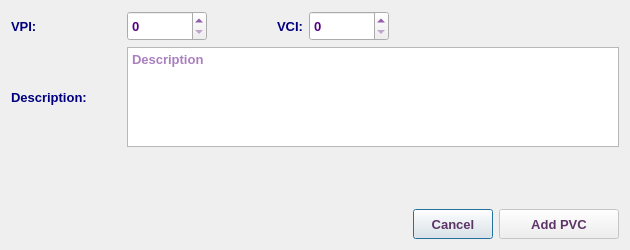
<?xml version="1.0" encoding="UTF-8"?>
<ui version="4.0">
 <class>AddPvcRefDialog</class>
 <widget class="QDialog" name="AddPvcRefDialog">
  <property name="windowModality">
   <enum>Qt::NonModal</enum>
  </property>
  <property name="geometry">
   <rect>
    <x>0</x>
    <y>0</y>
    <width>630</width>
    <height>250</height>
   </rect>
  </property>
  <property name="sizePolicy">
   <sizepolicy hsizetype="Fixed" vsizetype="Fixed">
    <horstretch>0</horstretch>
    <verstretch>0</verstretch>
   </sizepolicy>
  </property>
  <property name="minimumSize">
   <size>
    <width>630</width>
    <height>250</height>
   </size>
  </property>
  <property name="maximumSize">
   <size>
    <width>631</width>
    <height>251</height>
   </size>
  </property>
  <property name="font">
   <font>
    <family>Tahoma</family>
    <pointsize>10</pointsize>
   </font>
  </property>
  <property name="windowTitle">
   <string>Add New PVC Reference</string>
  </property>
  <property name="windowIcon">
   <iconset resource="../../../../image.qrc">
    <normaloff>:/Image/add.png</normaloff>:/Image/add.png</iconset>
  </property>
  <layout class="QVBoxLayout" name="verticalLayout_4">
   <item>
    <layout class="QHBoxLayout" name="horizontalLayout">
     <item>
      <widget class="QLabel" name="label">
       <property name="minimumSize">
        <size>
         <width>110</width>
         <height>30</height>
        </size>
       </property>
       <property name="maximumSize">
        <size>
         <width>110</width>
         <height>30</height>
        </size>
       </property>
       <property name="font">
        <font>
         <family>Tahoma</family>
         <pointsize>10</pointsize>
         <weight>75</weight>
         <bold>true</bold>
        </font>
       </property>
       <property name="styleSheet">
        <string notr="true">color: rgb(0, 0, 127);</string>
       </property>
       <property name="text">
        <string>VPI:</string>
       </property>
       <property name="alignment">
        <set>Qt::AlignLeading|Qt::AlignLeft|Qt::AlignVCenter</set>
       </property>
      </widget>
     </item>
     <item>
      <widget class="QSpinBox" name="vpiSB">
       <property name="minimumSize">
        <size>
         <width>80</width>
         <height>30</height>
        </size>
       </property>
       <property name="maximumSize">
        <size>
         <width>80</width>
         <height>30</height>
        </size>
       </property>
       <property name="font">
        <font>
         <family>Tahoma</family>
         <pointsize>10</pointsize>
         <weight>75</weight>
         <bold>true</bold>
        </font>
       </property>
       <property name="styleSheet">
        <string notr="true">color: rgb(85, 0, 127);</string>
       </property>
       <property name="maximum">
        <number>4096</number>
       </property>
      </widget>
     </item>
     <item>
      <widget class="QLabel" name="label_2">
       <property name="minimumSize">
        <size>
         <width>90</width>
         <height>30</height>
        </size>
       </property>
       <property name="maximumSize">
        <size>
         <width>90</width>
         <height>30</height>
        </size>
       </property>
       <property name="font">
        <font>
         <family>Tahoma</family>
         <pointsize>10</pointsize>
         <weight>75</weight>
         <bold>true</bold>
        </font>
       </property>
       <property name="styleSheet">
        <string notr="true">color: rgb(0, 0, 127);</string>
       </property>
       <property name="text">
        <string>VCI:</string>
       </property>
       <property name="alignment">
        <set>Qt::AlignRight|Qt::AlignTrailing|Qt::AlignVCenter</set>
       </property>
      </widget>
     </item>
     <item>
      <widget class="QSpinBox" name="vciSB">
       <property name="minimumSize">
        <size>
         <width>80</width>
         <height>30</height>
        </size>
       </property>
       <property name="maximumSize">
        <size>
         <width>80</width>
         <height>30</height>
        </size>
       </property>
       <property name="font">
        <font>
         <family>Tahoma</family>
         <pointsize>10</pointsize>
         <weight>75</weight>
         <bold>true</bold>
        </font>
       </property>
       <property name="styleSheet">
        <string notr="true">color: rgb(85, 0, 127);</string>
       </property>
       <property name="maximum">
        <number>4096</number>
       </property>
      </widget>
     </item>
     <item>
      <spacer name="horizontalSpacer_5">
       <property name="font">
        <font>
         <family>Tahoma</family>
         <pointsize>10</pointsize>
        </font>
       </property>
       <property name="orientation">
        <enum>Qt::Horizontal</enum>
       </property>
       <property name="sizeHint" stdset="0">
        <size>
         <width>40</width>
         <height>20</height>
        </size>
       </property>
      </spacer>
     </item>
    </layout>
   </item>
   <item>
    <layout class="QHBoxLayout" name="horizontalLayout_8">
     <item>
      <widget class="QLabel" name="label_8">
       <property name="minimumSize">
        <size>
         <width>110</width>
         <height>50</height>
        </size>
       </property>
       <property name="maximumSize">
        <size>
         <width>110</width>
         <height>50</height>
        </size>
       </property>
       <property name="font">
        <font>
         <family>Tahoma</family>
         <pointsize>10</pointsize>
         <weight>75</weight>
         <bold>true</bold>
        </font>
       </property>
       <property name="styleSheet">
        <string notr="true">color: rgb(0, 0, 127);</string>
       </property>
       <property name="text">
        <string>Description:</string>
       </property>
      </widget>
     </item>
     <item>
      <widget class="QTextEdit" name="descTE">
       <property name="minimumSize">
        <size>
         <width>300</width>
         <height>100</height>
        </size>
       </property>
       <property name="maximumSize">
        <size>
         <width>800</width>
         <height>100</height>
        </size>
       </property>
       <property name="font">
        <font>
         <family>Tahoma</family>
         <pointsize>10</pointsize>
         <weight>75</weight>
         <bold>true</bold>
        </font>
       </property>
       <property name="styleSheet">
        <string notr="true">color: rgb(85, 0, 127);</string>
       </property>
       <property name="placeholderText">
        <string>Description</string>
       </property>
      </widget>
     </item>
    </layout>
   </item>
   <item>
    <spacer name="verticalSpacer">
     <property name="font">
      <font>
       <family>Tahoma</family>
       <pointsize>10</pointsize>
      </font>
     </property>
     <property name="orientation">
      <enum>Qt::Vertical</enum>
     </property>
     <property name="sizeHint" stdset="0">
      <size>
       <width>20</width>
       <height>40</height>
      </size>
     </property>
    </spacer>
   </item>
   <item>
    <layout class="QHBoxLayout" name="horizontalLayout_10">
     <item>
      <spacer name="horizontalSpacer_9">
       <property name="font">
        <font>
         <family>Tahoma</family>
         <pointsize>10</pointsize>
        </font>
       </property>
       <property name="orientation">
        <enum>Qt::Horizontal</enum>
       </property>
       <property name="sizeHint" stdset="0">
        <size>
         <width>40</width>
         <height>20</height>
        </size>
       </property>
      </spacer>
     </item>
     <item>
      <widget class="QPushButton" name="CancelBtn">
       <property name="sizePolicy">
        <sizepolicy hsizetype="Preferred" vsizetype="Preferred">
         <horstretch>0</horstretch>
         <verstretch>0</verstretch>
        </sizepolicy>
       </property>
       <property name="minimumSize">
        <size>
         <width>80</width>
         <height>30</height>
        </size>
       </property>
       <property name="maximumSize">
        <size>
         <width>150</width>
         <height>30</height>
        </size>
       </property>
       <property name="font">
        <font>
         <family>Tahoma</family>
         <pointsize>10</pointsize>
         <weight>75</weight>
         <bold>true</bold>
        </font>
       </property>
       <property name="styleSheet">
        <string notr="true">color: rgb(92, 53, 102);</string>
       </property>
       <property name="text">
        <string>Cancel</string>
       </property>
      </widget>
     </item>
     <item>
      <widget class="QPushButton" name="okBtn">
       <property name="enabled">
        <bool>false</bool>
       </property>
       <property name="sizePolicy">
        <sizepolicy hsizetype="Preferred" vsizetype="Preferred">
         <horstretch>0</horstretch>
         <verstretch>0</verstretch>
        </sizepolicy>
       </property>
       <property name="minimumSize">
        <size>
         <width>120</width>
         <height>30</height>
        </size>
       </property>
       <property name="maximumSize">
        <size>
         <width>150</width>
         <height>30</height>
        </size>
       </property>
       <property name="font">
        <font>
         <family>Tahoma</family>
         <pointsize>10</pointsize>
         <weight>75</weight>
         <bold>true</bold>
        </font>
       </property>
       <property name="styleSheet">
        <string notr="true">color: rgb(92, 53, 102);</string>
       </property>
       <property name="text">
        <string>Add PVC</string>
       </property>
       <property name="icon">
        <iconset resource="../../../../image.qrc">
         <normaloff>:/Image/add.png</normaloff>:/Image/add.png</iconset>
       </property>
       <property name="iconSize">
        <size>
         <width>20</width>
         <height>20</height>
        </size>
       </property>
      </widget>
     </item>
    </layout>
   </item>
  </layout>
 </widget>
 <tabstops>
  <tabstop>vpiSB</tabstop>
  <tabstop>vciSB</tabstop>
  <tabstop>descTE</tabstop>
  <tabstop>okBtn</tabstop>
  <tabstop>CancelBtn</tabstop>
 </tabstops>
 <resources>
  <include location="../../../../image.qrc"/>
 </resources>
 <connections/>
</ui>
